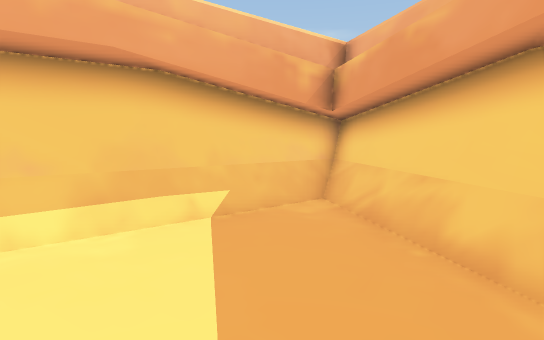
View 1 (above)

12 first-person views from a walk through a scene from a Unity 3-D project. The camera is 1.4 m above the floor, tilts 8° down and sees 80° across. The floor is counted in squares, 1 m on a side. Each view is taken from the middle of a square. On the plan, view 1 faces up. The plan holds only what a view shows up to about 15 squares ahead; the rest is blank. The place goes on beyond the plan.

View 2
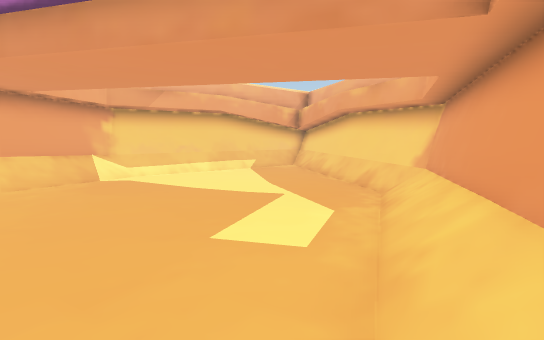

View 3
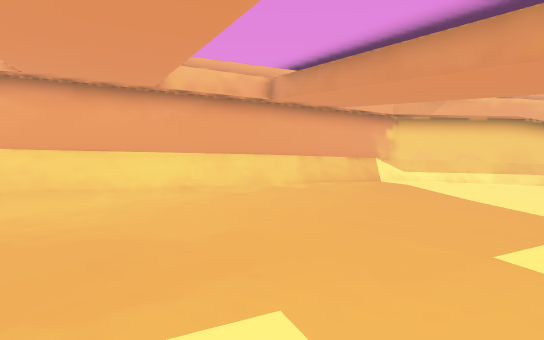

View 4
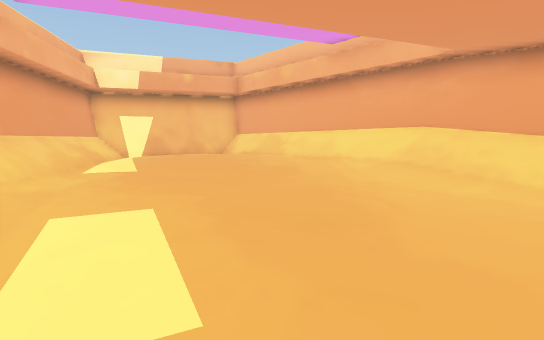

View 5
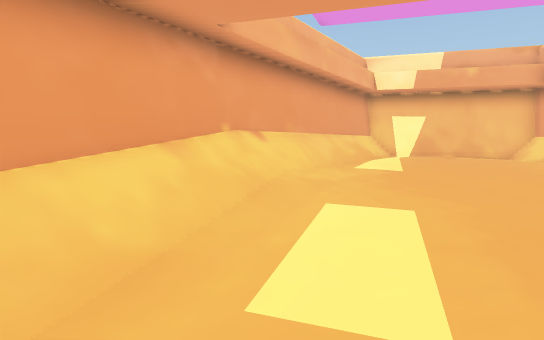

View 6
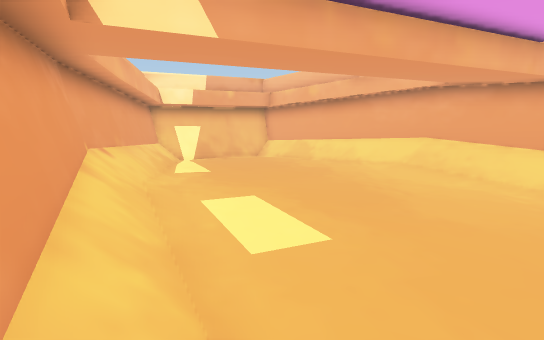

View 7
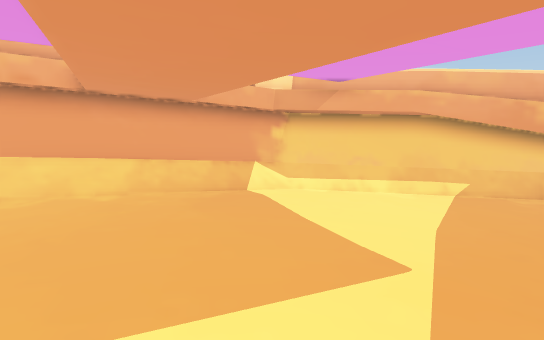

View 8
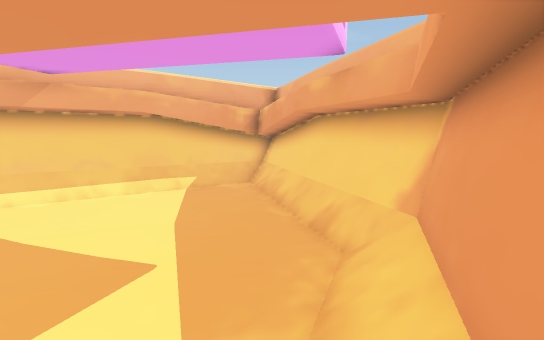

View 9
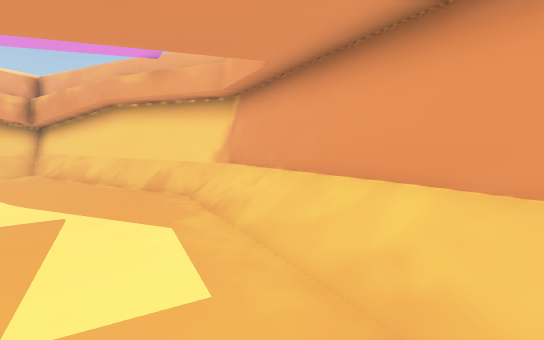

View 10
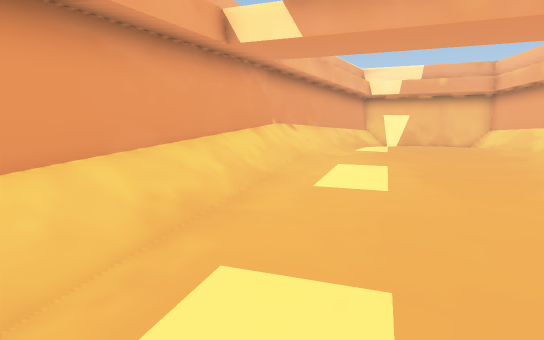

View 11
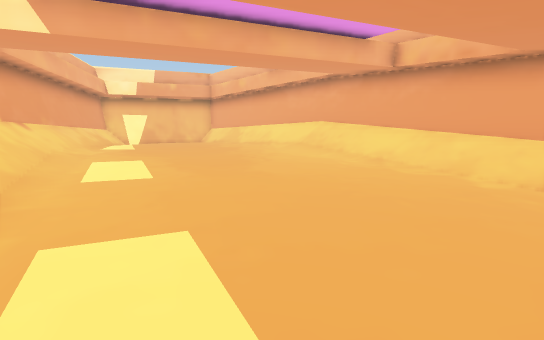

View 12
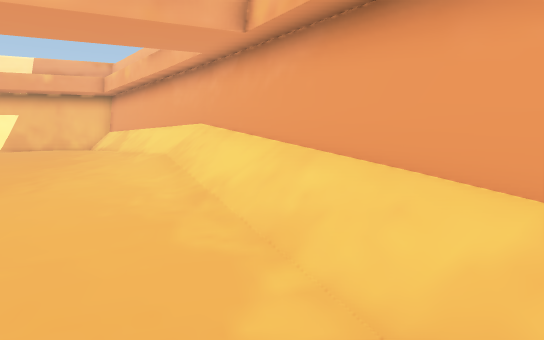

### Floor plan
Key: @ floor where view 1 was taken; # wall or solid block; . main floor; : floor 0.25 m higher than the main floor; - floor 0.25 m lower than the main floor; _ floor 0.5 m lower than the main floor; / step, stairs or slope; = window, fence, low wall or low ledge; O other object.
Columns run from 11 left of view 1 to 4 right of it. Each row starts with its distance up from view 1.
  7          ######
  6         ###__=#
  5        ###___=#
  4      ###=--__=#
  3     ###=-----###
  2     #/--------##
  1     #/--------=#
  0    ##/.----@--=#
 -1    #/...------/#
 -2    #/...------/#
 -3   ##/........-/#
 -4   #//......../##
 -5   #/........./##
 -6  ##/........./#
 -7  #//:......./##
 -8  #/::......./##
 -9 ##/:::....../#
-10 #//:::...../##
-11 #//:::..:::/##
-12 #//:::.::://#
-13 #/::::::::/##
-14 #/::::::://#
-15 #/:::::::/##
-16 #/:::::://#
-17 #/::::::/##
-18 #/:::::/##
-19 #==:::/##
-20 #####=O#
-21    #####

Where each view was taken, in squares from view 1:
view 1: 0 up, 0 right, facing up
view 2: 10 down, 0 right, facing up
view 3: 11 down, 0 right, facing up-left
view 4: 7 down, 1 left, facing down-left
view 5: 7 down, 1 left, facing down
view 6: 6 down, 2 right, facing down-left
view 7: 6 down, 2 right, facing up-left
view 8: 6 down, 2 right, facing up
view 9: 8 down, 1 left, facing up-right
view 10: 3 down, 0 right, facing down
view 11: 2 down, 1 right, facing down-left
view 12: 2 down, 5 left, facing down-left
